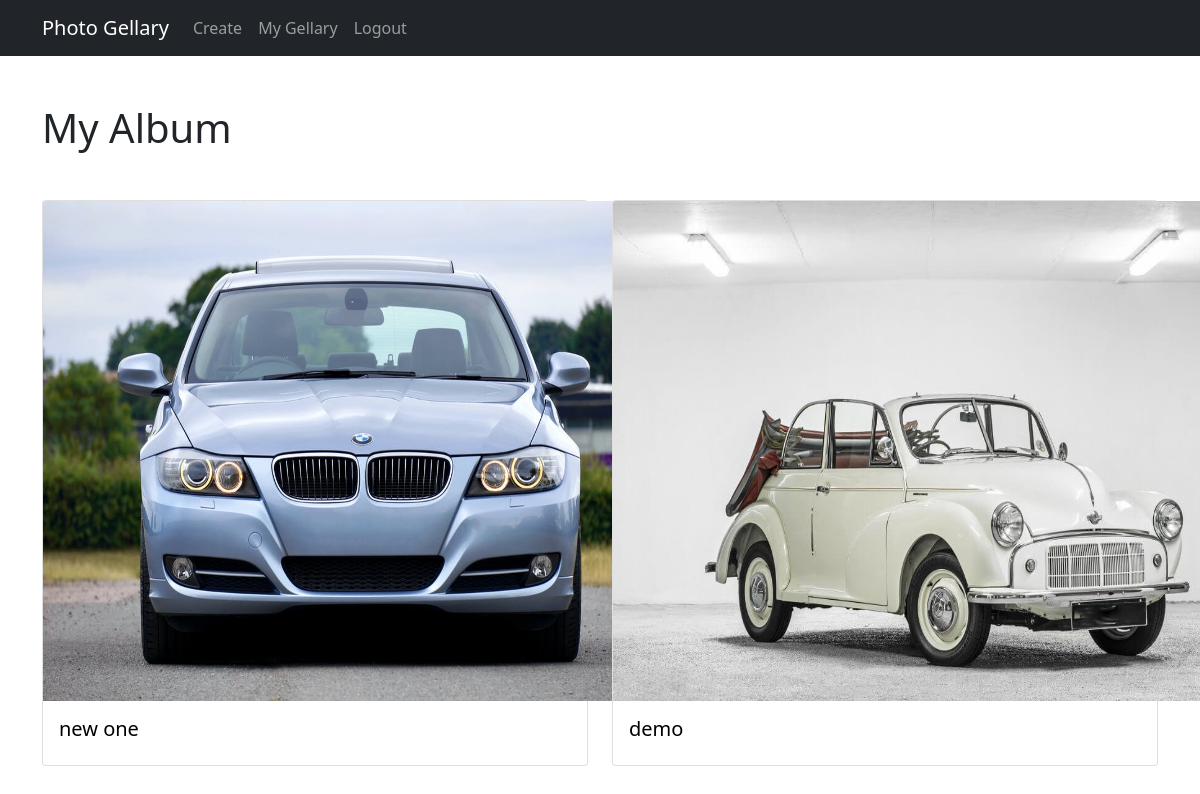
Page /gellary/ (signed in) on the earlier database version.
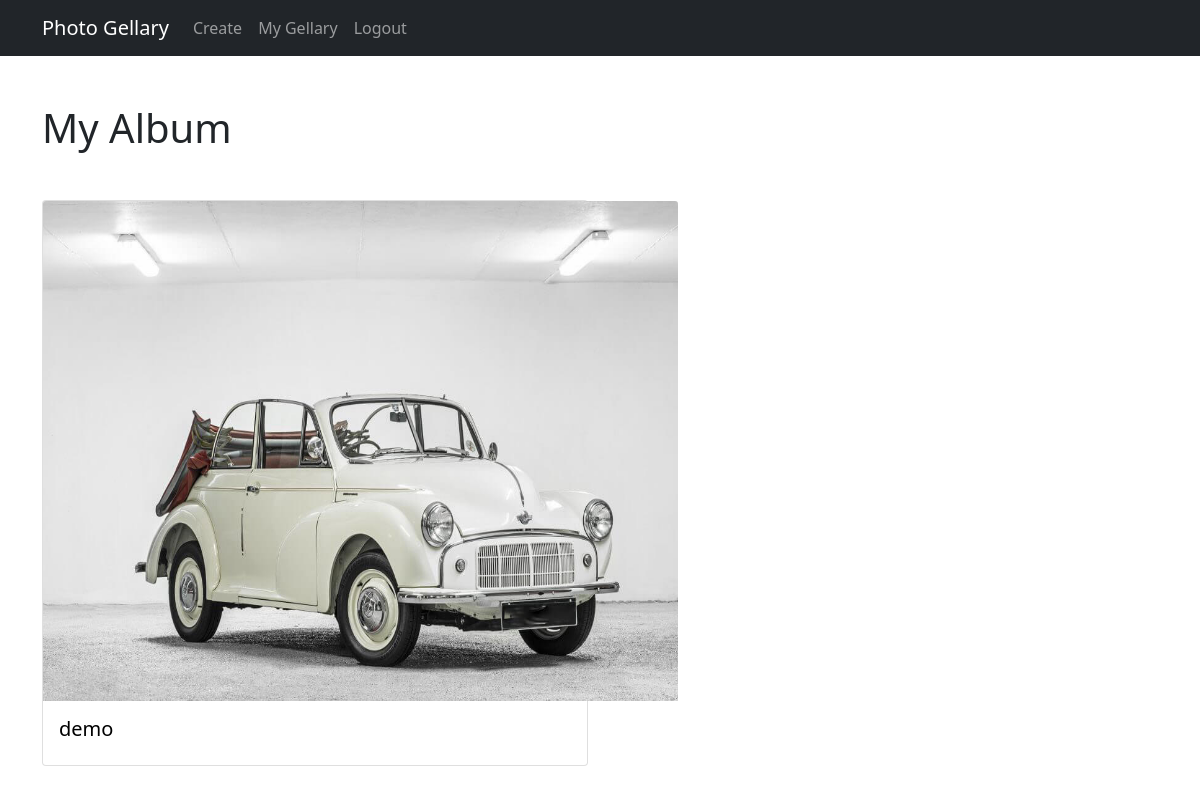
Same page on the later database version.
### gellary/models.py (models this page shows, shortened)
class ImageAlbum(models.Model):
    author = models.ForeignKey(User, on_delete=models.CASCADE)
    title = models.CharField(max_length=100)
    cover_image = models.ImageField()
    image = models.ImageField(upload_to='photos/%Y/%m/%d/')
    image2 =  models.ImageField(upload_to='photos/%Y/%m/%d/', blank=True)
    image3 =  models.ImageField(upload_to='photos/%Y/%m/%d/', blank=True)
    image4 =  models.ImageField(upload_to='photos/%Y/%m/%d/', blank=True)
    image5 =  models.ImageField(upload_to='photos/%Y/%m/%d/', blank=True)
    image6 =  models.ImageField(upload_to='photos/%Y/%m/%d/', blank=True)
    image7 =  models.ImageField(upload_to='photos/%Y/%m/%d/', blank=True)
    image8 =  models.ImageField(upload_to='photos/%Y/%m/%d/', blank=True)
    image9 =  models.ImageField(upload_to='photos/%Y/%m/%d/', blank=True)
    image10 =  models.ImageField(upload_to='photos/%Y/%m/%d/', blank=True)
    is_public = models.BooleanField(default=True)
    date_posted = models.DateTimeField(default = timezone.now)

### gellary/views.py (the view)
# urls.py: path('gellary/', gellary, name='gellary'),
def gellary(request):
    current_user = request.user
    gellary = ImageAlbum.objects.filter(author=current_user).order_by('-date_posted')
    context = {
        'gellary':gellary
    }
    return render(request,'gellary/my_gellary.html',context)

### templates/gellary/my_gellary.html (shortened to what this page needs)
{% extends "base.html" %}
{% block content %}
<h1 class=" user container mt-5">My Album</h1>
<div class="container mt-5">
<div class="row row-cols-1 row-cols-md-2 g-4">
  {% for post in gellary %}
  <div class="col">
    <div class="card">
      <a href="{% url 'post-detail' post.id %}"> <img style="height: 500px;width: 635px;" src="{{post.cover_image.url}}" class="card-img-top" alt="..."></a>
      <div class="card-body">
        <a href="{% url 'post-detail' post.id %}"><h5 class="card-title">{{post.title}}</h5></a>
      </div>
    </div>
  </div>
  {% endfor %}
  </div>
  </div>
{% endblock content %}

Differences in the rows shown:
removed ImageAlbum: cover_image (picture), title "new one"
